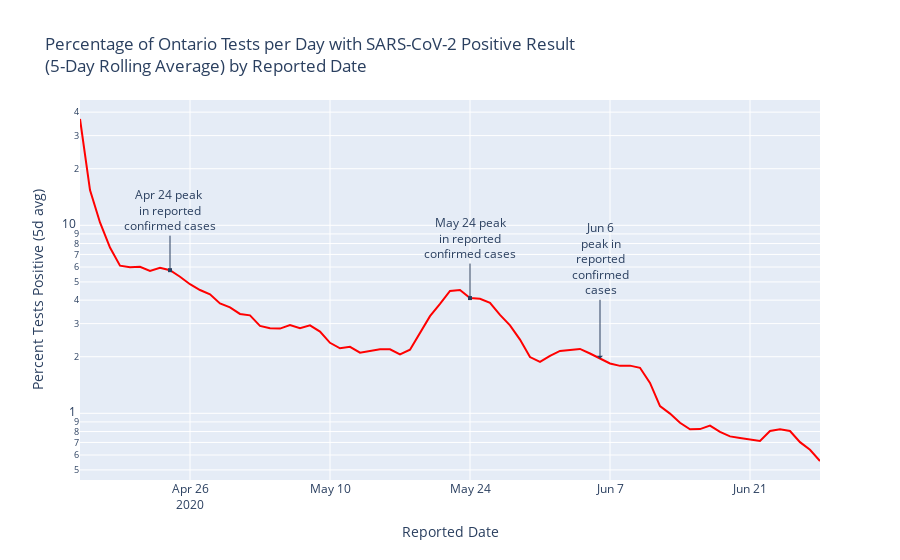

The notebook cell saved with this chart:
### Code cell
#hide_input
import math

posline = px.line(testeddf, 
       x="ReportedDate", y="5d Avg Percent Tested Positive", log_y=True,
       hover_data=["New Cases", "Total tests completed in the last day"],
       labels={"5d Avg Percent Tested Positive" : "Percent Tests Positive (5d avg)", "ReportedDate" : "Reported Date"},
       title="Percentage of Ontario Tests per Day with SARS-CoV-2 Positive Result<br>(5-Day Rolling Average) by Reported Date",
        color_discrete_sequence=["red"]
      )
posline.update_layout(annotations=[
        dict(
            x="2020-04-24",
            y=math.log(5.773, 10),
            xref="x",
            yref="y",
            text="Apr 24 peak <br>in reported<br>confirmed cases",
            showarrow=True,
            arrowhead=7,
            ax=0,
            ay=-60
        ),
        dict(
            x="2020-05-24",
            y=math.log(4.103, 10),
            xref="x",
            yref="y",
            text="May 24 peak<br>in reported<br>confirmed cases",
            showarrow=True,
            arrowhead=7,
            ax=0,
            ay=-60
        ),
        dict(
            x="2020-06-06",
            y=math.log(testeddf[testeddf["ReportedDate"] == "2020-06-06"]["5d Avg Percent Tested Positive"], 10),
            xref="x",
            yref="y",
            text="Jun 6<br>peak in<br>reported<br>confirmed<br>cases",
            showarrow=True,
            arrowhead=1,
            ax=0,
            ay=-100
        )
    ]
)

### Figure 1 — Plotly figure (JSON) as saved in the notebook; plotly's stock layout.template omitted (floating-point values rounded to 4 significant figures; data arrays with more than 128 entries replaced by an {"elided": "..."} marker saying what was removed)
{"data": [{"customdata": {"elided": "75x2 int values"}, "hoverlabel": {"namelength": 0}, "hovertemplate": "Reported Date=%{x}<br>Percent Tests Positive (5d avg)=%{y}<br>New Cases=%{customdata[0]}<br>Total tests completed in the last day=%{customdata[1]}", "legendgroup": "", "line": {"color": "red", "dash": "solid"}, "mode": "lines", "name": "", "showlegend": false, "type": "scatter", "x": ["2020-04-15T00:00:00", "2020-04-16T00:00:00", "2020-04-17T00:00:00", "2020-04-18T00:00:00", "2020-04-19T00:00:00", "2020-04-20T00:00:00", "2020-04-21T00:00:00", "2020-04-22T00:00:00", "2020-04-23T00:00:00", "2020-04-24T00:00:00", "2020-04-25T00:00:00", "2020-04-26T00:00:00", "2020-04-27T00:00:00", "2020-04-28T00:00:00", "2020-04-29T00:00:00", "2020-04-30T00:00:00", "2020-05-01T00:00:00", "2020-05-02T00:00:00", "2020-05-03T00:00:00", "2020-05-04T00:00:00", "2020-05-05T00:00:00", "2020-05-06T00:00:00", "2020-05-07T00:00:00", "2020-05-08T00:00:00", "2020-05-09T00:00:00", "2020-05-10T00:00:00", "2020-05-11T00:00:00", "2020-05-12T00:00:00", "2020-05-13T00:00:00", "2020-05-14T00:00:00", "2020-05-15T00:00:00", "2020-05-16T00:00:00", "2020-05-17T00:00:00", "2020-05-18T00:00:00", "2020-05-19T00:00:00", "2020-05-20T00:00:00", "2020-05-21T00:00:00", "2020-05-22T00:00:00", "2020-05-23T00:00:00", "2020-05-24T00:00:00", "2020-05-25T00:00:00", "2020-05-26T00:00:00", "2020-05-27T00:00:00", "2020-05-28T00:00:00", "2020-05-29T00:00:00", "2020-05-30T00:00:00", "2020-05-31T00:00:00", "2020-06-01T00:00:00", "2020-06-02T00:00:00", "2020-06-03T00:00:00", "2020-06-04T00:00:00", "2020-06-05T00:00:00", "2020-06-06T00:00:00", "2020-06-07T00:00:00", "2020-06-08T00:00:00", "2020-06-09T00:00:00", "2020-06-10T00:00:00", "2020-06-11T00:00:00", "2020-06-12T00:00:00", "2020-06-13T00:00:00", "2020-06-14T00:00:00", "2020-06-15T00:00:00", "2020-06-16T00:00:00", "2020-06-17T00:00:00", "2020-06-18T00:00:00", "2020-06-19T00:00:00", "2020-06-20T00:00:00", "2020-06-21T00:00:00", "2020-06-22T00:00:00", "2020-06-23T00:00:00", "2020-06-24T00:00:00", "2020-06-25T00:00:00", "2020-06-26T00:00:00", "2020-06-27T00:00:00", "2020-06-28T00:00:00"], "xaxis": "x", "y": [36.77, 15.41, 10.36, 7.611, 6.103, 5.983, 6.02, 5.722, 5.941, 5.773, 5.326, 4.862, 4.529, 4.292, 3.838, 3.659, 3.378, 3.32, 2.917, 2.834, 2.823, 2.952, 2.84, 2.936, 2.719, 2.372, 2.217, 2.259, 2.102, 2.151, 2.191, 2.191, 2.056, 2.181, 2.679, 3.287, 3.819, 4.475, 4.528, 4.103, 4.068, 3.874, 3.337, 2.937, 2.467, 1.992, 1.876, 2.019, 2.148, 2.166, 2.2, 2.081, 1.95, 1.842, 1.788, 1.793, 1.746, 1.45, 1.093, 0.9966, 0.891, 0.8221, 0.8242, 0.8597, 0.7958, 0.7539, 0.74, 0.7231, 0.7133, 0.8061, 0.8217, 0.8056, 0.7024, 0.6396, 0.5577], "yaxis": "y"}], "layout": {"annotations": [{"arrowhead": 7, "ax": 0, "ay": -60, "showarrow": true, "text": "Apr 24 peak <br>in reported<br>confirmed cases", "x": "2020-04-24", "xref": "x", "y": 0.7614, "yref": "y"}, {"arrowhead": 7, "ax": 0, "ay": -60, "showarrow": true, "text": "May 24 peak<br>in reported<br>confirmed cases", "x": "2020-05-24", "xref": "x", "y": 0.6131, "yref": "y"}, {"arrowhead": 1, "ax": 0, "ay": -100, "showarrow": true, "text": "Jun 6<br>peak in<br>reported<br>confirmed<br>cases", "x": "2020-06-06", "xref": "x", "y": 0.29, "yref": "y"}], "legend": {"tracegroupgap": 0}, "title": {"text": "Percentage of Ontario Tests per Day with SARS-CoV-2 Positive Result<br>(5-Day Rolling Average) by Reported Date"}, "xaxis": {"anchor": "y", "domain": [0, 1], "title": {"text": "Reported Date"}}, "yaxis": {"anchor": "x", "domain": [0, 1], "title": {"text": "Percent Tests Positive (5d avg)"}, "type": "log"}}}
